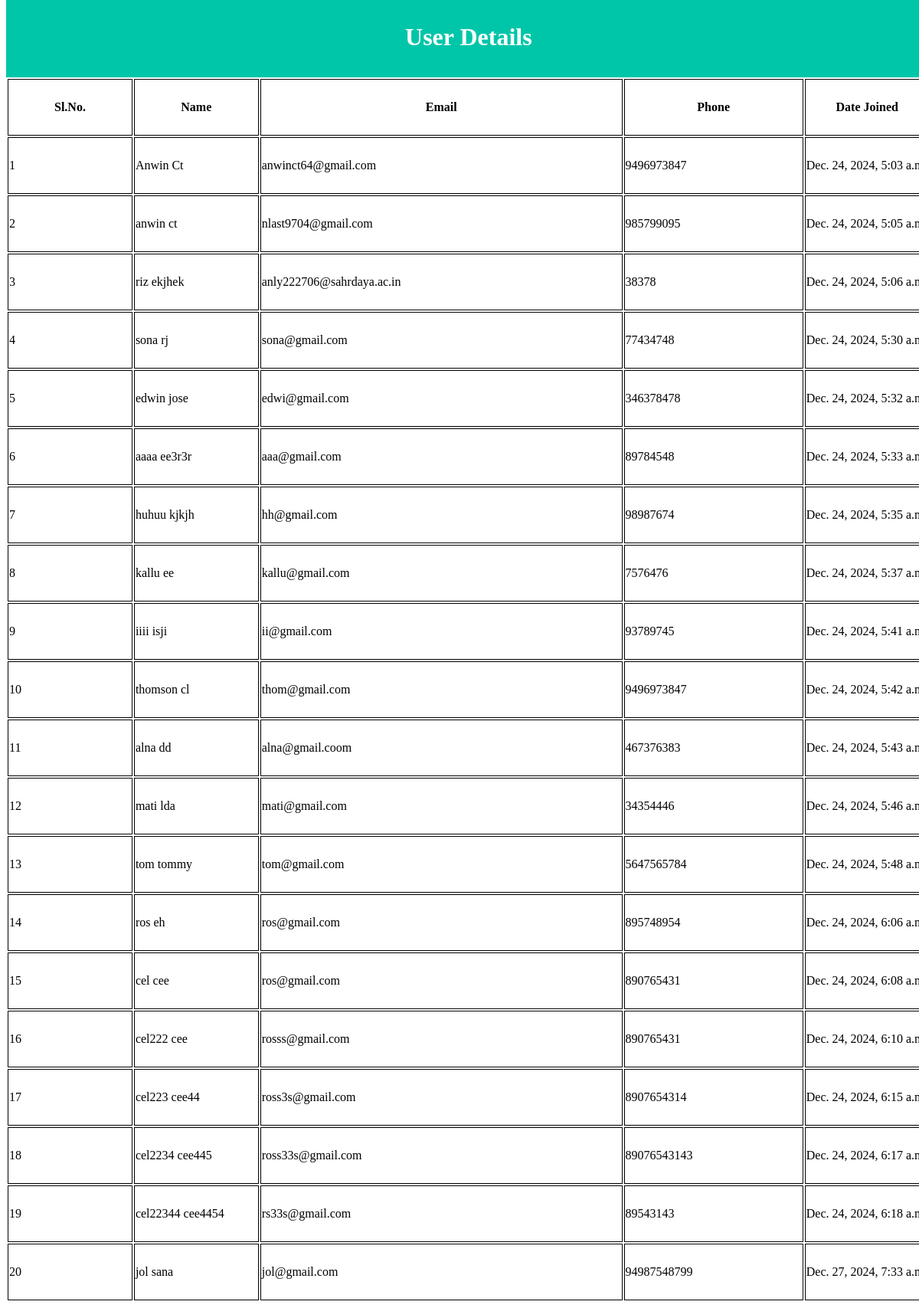
Page /view_user on the committed database.
### usermanagement/models.py (models this page shows)
class Register(AbstractUser):
    place=models.CharField(max_length=50,null=True)
    contact=models.IntegerField(default=0,null=True)
    userType=models.CharField(max_length=50,default="admin")

### usermanagement/views.py (the view)
def view_user(request):
    users = Register.objects.filter(userType="user")
    return render(request,'view_user.html',{'users':users})

### usermanagement/templates/view_user.html (shortened to what this page needs)
{% load static %}
<!DOCTYPE html>
<html lang="en">
<head>
    <link href="{% static 'css/view_user.css' %}" rel="stylesheet">
</head>
<body>
    <div class="user_details">
        <h1>User Details</h1>
    </div>
    <table class="table_style">
        <thead>
            <tr>
                <th>Sl.No.</th>
                <th>Name</th>
                <th>Email</th>
                <th>Phone</th>
                <th>Date Joined</th>
            </tr>
            {% for user in users %}
            <tr>
                <td>{{ forloop.counter }}</td>
                <td>{{ user.username }} {{ user.last_name }}</td>
                <td>{{ user.email }}</td>
                <td>{{ user.contact }}</td>
                <td>{{ user.date_joined }}</td>
            </tr>
            {% endfor %}
        </thead>
    </table>
</body>
</html>

### usermanagement/static/Css/view_user.css (style rules this page uses)
.table, th, td { border:1px solid black; width: 60px; height: 70px; }
.table_style { margin-left: 0%; margin-top: 0%; width: 102%; }
.user_details { background-color: #00c6a9; color: white; padding: 1%; margin-top: -11px; width: 100%; text-align: center; }

### rows in the picture
Register: username "Anwin", last_name "Ct", email "anwinct64@gmail.com", contact "9496973847", date_joined "Dec. 24, 2024, 5:03…"
Register: username "anwin", last_name "ct", email "nlast9704@gmail.com", contact "985799095", date_joined "Dec. 24, 2024, 5:05…"
Register: username "riz", last_name "ekjhek", email "anly222706@sahrdaya.ac.in", contact "38378", date_joined "Dec. 24, 2024, 5:06…"
Register: username "sona", last_name "rj", email "sona@gmail.com", contact "77434748", date_joined "Dec. 24, 2024, 5:30…"
Register: username "edwin", last_name "jose", email "edwi@gmail.com", contact "346378478", date_joined "Dec. 24, 2024, 5:32…"
Register: username "aaaa", last_name "ee3r3r", email "aaa@gmail.com", contact "89784548", date_joined "Dec. 24, 2024, 5:33…"
Register: username "huhuu", last_name "kjkjh", email "hh@gmail.com", contact "98987674", date_joined "Dec. 24, 2024, 5:35…"
Register: username "kallu", last_name "ee", email "kallu@gmail.com", contact "7576476", date_joined "Dec. 24, 2024, 5:37…"
Register: username "iiii", last_name "isji", email "ii@gmail.com", contact "93789745", date_joined "Dec. 24, 2024, 5:41…"
Register: username "thomson", last_name "cl", email "thom@gmail.com", contact "9496973847", date_joined "Dec. 24, 2024, 5:42…"
Register: username "alna", last_name "dd", email "alna@gmail.coom", contact "467376383", date_joined "Dec. 24, 2024, 5:43…"
Register: username "mati", last_name "lda", email "mati@gmail.com", contact "34354446", date_joined "Dec. 24, 2024, 5:46…"
Register: username "tom", last_name "tommy", email "tom@gmail.com", contact "5647565784", date_joined "Dec. 24, 2024, 5:48…"
Register: username "ros", last_name "eh", email "ros@gmail.com", contact "895748954", date_joined "Dec. 24, 2024, 6:06…"
Register: username "cel", last_name "cee", email "ros@gmail.com", contact "890765431", date_joined "Dec. 24, 2024, 6:08…"
Register: username "cel222", last_name "cee", email "rosss@gmail.com", contact "890765431", date_joined "Dec. 24, 2024, 6:10…"
Register: username "cel223", last_name "cee44", email "ross3s@gmail.com", contact "8907654314", date_joined "Dec. 24, 2024, 6:15…"
Register: username "cel2234", last_name "cee445", email "ross33s@gmail.com", contact "89076543143", date_joined "Dec. 24, 2024, 6:17…"
Register: username "cel22344", last_name "cee4454", email "rs33s@gmail.com", contact "89543143", date_joined "Dec. 24, 2024, 6:18…"
Register: username "jol", last_name "sana", email "jol@gmail.com", contact "94987548799", date_joined "Dec. 27, 2024, 7:33…"
